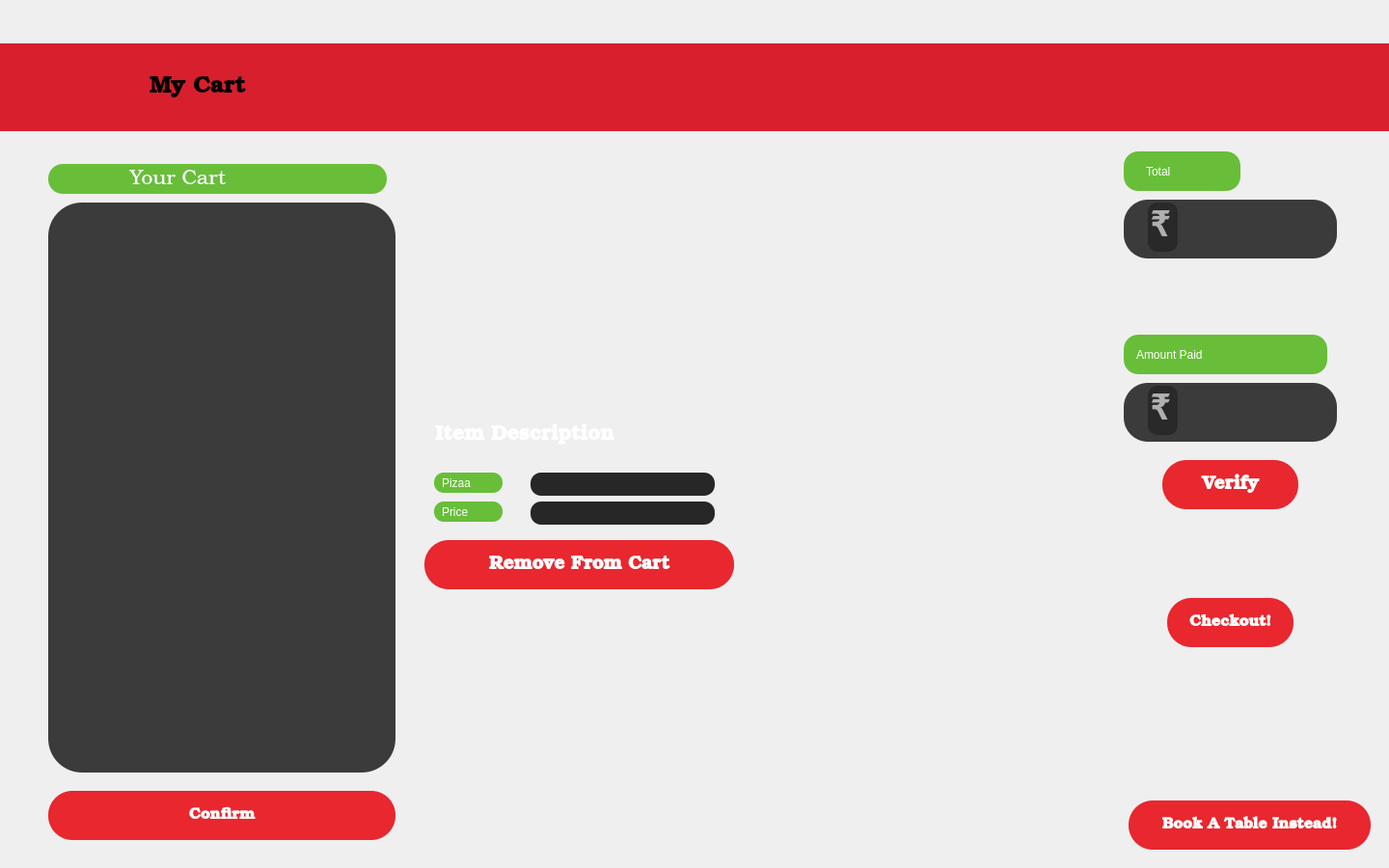
<?xml version="1.0" encoding="UTF-8"?>
<ui version="4.0">
 <class>win5</class>
 <widget class="QDialog" name="win5">
  <property name="geometry">
   <rect>
    <x>0</x>
    <y>0</y>
    <width>1440</width>
    <height>900</height>
   </rect>
  </property>
  <property name="windowTitle">
   <string>Dialog</string>
  </property>
  <widget class="QPushButton" name="pushButton">
   <property name="geometry">
    <rect>
     <x>1210</x>
     <y>620</y>
     <width>131</width>
     <height>51</height>
    </rect>
   </property>
   <property name="font">
    <font>
     <family>Bookman Old Style</family>
     <pointsize>12</pointsize>
     <weight>75</weight>
     <bold>true</bold>
    </font>
   </property>
   <property name="styleSheet">
    <string notr="true">QPushButton
{
  color: white;
  
	
	background-color: rgb(232, 39, 47);
  border-width: 10px;
  border-radius: 25px;
}
QPushButton:disabled {
    background-color:rgb(63, 15, 16);
}</string>
   </property>
   <property name="text">
    <string>Checkout!</string>
   </property>
  </widget>
  <widget class="QTableView" name="tableView">
   <property name="geometry">
    <rect>
     <x>50</x>
     <y>210</y>
     <width>360</width>
     <height>591</height>
    </rect>
   </property>
   <property name="styleSheet">
    <string notr="true">background-color: rgb(39, 39, 39,90%);
color: rgb(176, 176, 176);
border-radius:35px;
</string>
   </property>
  </widget>
  <widget class="QLabel" name="label_2">
   <property name="geometry">
    <rect>
     <x>0</x>
     <y>45</y>
     <width>1440</width>
     <height>91</height>
    </rect>
   </property>
   <property name="font">
    <font>
     <family>Bookman Old Style</family>
     <pointsize>18</pointsize>
     <weight>75</weight>
     <bold>true</bold>
    </font>
   </property>
   <property name="styleSheet">
    <string notr="true">QLabel{
background: rgb(216, 31, 45)
}</string>
   </property>
   <property name="text">
    <string>                   My Cart</string>
   </property>
   <property name="scaledContents">
    <bool>true</bool>
   </property>
   <property name="wordWrap">
    <bool>true</bool>
   </property>
   <property name="indent">
    <number>0</number>
   </property>
  </widget>
  <widget class="QLabel" name="label_4">
   <property name="geometry">
    <rect>
     <x>50</x>
     <y>50</y>
     <width>110</width>
     <height>80</height>
    </rect>
   </property>
   <property name="text">
    <string/>
   </property>
   <property name="pixmap">
    <pixmap resource="images.qrc">:/new/prefix1/New folder/Screenshot 2021-07-07 202453.png</pixmap>
   </property>
   <property name="scaledContents">
    <bool>true</bool>
   </property>
  </widget>
  <widget class="QLabel" name="label">
   <property name="geometry">
    <rect>
     <x>1165</x>
     <y>157</y>
     <width>121</width>
     <height>41</height>
    </rect>
   </property>
   <property name="styleSheet">
    <string notr="true">color:rgb(255, 255, 255);
background-color: rgb(104, 190, 57);

border-radius:15px;
padding-left:20px;
font: 63 16pt &quot;Bookman Old Style&quot;;</string>
   </property>
   <property name="text">
    <string>Total</string>
   </property>
  </widget>
  <widget class="QLineEdit" name="lineEdit">
   <property name="geometry">
    <rect>
     <x>1165</x>
     <y>207</y>
     <width>221</width>
     <height>61</height>
    </rect>
   </property>
   <property name="font">
    <font>
     <family>Courier New</family>
     <pointsize>28</pointsize>
     <weight>75</weight>
     <italic>false</italic>
     <bold>true</bold>
    </font>
   </property>
   <property name="styleSheet">
    <string notr="true">background-color: rgb(39, 39, 39,90%);
color: rgb(176, 176, 176);
border-radius:25px;

padding-left:59px;
</string>
   </property>
   <property name="inputMethodHints">
    <set>Qt::ImhDigitsOnly</set>
   </property>
   <property name="text">
    <string/>
   </property>
   <property name="readOnly">
    <bool>true</bool>
   </property>
  </widget>
  <widget class="QLabel" name="label_5">
   <property name="geometry">
    <rect>
     <x>50</x>
     <y>170</y>
     <width>351</width>
     <height>31</height>
    </rect>
   </property>
   <property name="font">
    <font>
     <family>Bookman Old Style</family>
     <pointsize>16</pointsize>
     <weight>7</weight>
     <italic>false</italic>
     <bold>false</bold>
    </font>
   </property>
   <property name="styleSheet">
    <string notr="true">color:rgb(255, 255, 255);
background-color: rgb(104, 190, 57);

border-radius:15px;
padding-left:5px;
font: 63 16pt &quot;Bookman Old Style&quot;;</string>
   </property>
   <property name="text">
    <string>           Your Cart</string>
   </property>
  </widget>
  <widget class="QLineEdit" name="lineEdit_2">
   <property name="geometry">
    <rect>
     <x>1165</x>
     <y>397</y>
     <width>221</width>
     <height>61</height>
    </rect>
   </property>
   <property name="font">
    <font>
     <family>Courier New</family>
     <pointsize>28</pointsize>
     <weight>75</weight>
     <italic>false</italic>
     <bold>true</bold>
    </font>
   </property>
   <property name="styleSheet">
    <string notr="true">background-color: rgb(39, 39, 39,90%);
color: rgb(176, 176, 176);
border-radius:25px;

padding-left:59px;
</string>
   </property>
   <property name="inputMethodHints">
    <set>Qt::ImhDigitsOnly</set>
   </property>
   <property name="text">
    <string/>
   </property>
   <property name="readOnly">
    <bool>false</bool>
   </property>
  </widget>
  <widget class="QLabel" name="label_3">
   <property name="geometry">
    <rect>
     <x>1165</x>
     <y>347</y>
     <width>211</width>
     <height>41</height>
    </rect>
   </property>
   <property name="styleSheet">
    <string notr="true">color:rgb(255, 255, 255);
background-color: rgb(104, 190, 57);

border-radius:15px;
padding-left:10px;
font: 63 16pt &quot;Bookman Old Style&quot;;</string>
   </property>
   <property name="text">
    <string>Amount Paid</string>
   </property>
  </widget>
  <widget class="QLabel" name="label_6">
   <property name="geometry">
    <rect>
     <x>0</x>
     <y>0</y>
     <width>1440</width>
     <height>900</height>
    </rect>
   </property>
   <property name="text">
    <string/>
   </property>
   <property name="pixmap">
    <pixmap resource="images.qrc">:/new/prefix1/New folder/pexels-pixabay-326279.jpg</pixmap>
   </property>
   <property name="scaledContents">
    <bool>true</bool>
   </property>
  </widget>
  <widget class="QPushButton" name="pushButton_2">
   <property name="geometry">
    <rect>
     <x>50</x>
     <y>820</y>
     <width>360</width>
     <height>51</height>
    </rect>
   </property>
   <property name="font">
    <font>
     <family>Bookman Old Style</family>
     <pointsize>12</pointsize>
     <weight>75</weight>
     <bold>true</bold>
    </font>
   </property>
   <property name="styleSheet">
    <string notr="true">QPushButton
{
  color: white;
  
	
	background-color: rgb(232, 39, 47);
  border-width: 10px;
  border-radius: 25px;
}
</string>
   </property>
   <property name="text">
    <string>Confirm</string>
   </property>
  </widget>
  <widget class="QPushButton" name="pushButton_3">
   <property name="geometry">
    <rect>
     <x>1205</x>
     <y>477</y>
     <width>141</width>
     <height>51</height>
    </rect>
   </property>
   <property name="font">
    <font>
     <family>Bookman Old Style</family>
     <pointsize>14</pointsize>
     <weight>75</weight>
     <bold>true</bold>
    </font>
   </property>
   <property name="styleSheet">
    <string notr="true">QPushButton
{
  color: white;
  
	
	background-color: rgb(232, 39, 47);
  border-width: 10px;
  border-radius: 25px;
}</string>
   </property>
   <property name="text">
    <string>Verify</string>
   </property>
  </widget>
  <widget class="QLineEdit" name="lineEdit_3">
   <property name="geometry">
    <rect>
     <x>1190</x>
     <y>400</y>
     <width>31</width>
     <height>51</height>
    </rect>
   </property>
   <property name="font">
    <font>
     <family>Courier New</family>
     <pointsize>28</pointsize>
     <weight>75</weight>
     <italic>false</italic>
     <bold>true</bold>
    </font>
   </property>
   <property name="styleSheet">
    <string notr="true">background-color: rgb(39, 39, 39,90%);
color: rgb(176, 176, 176);
border-radius:10px;

</string>
   </property>
   <property name="inputMethodHints">
    <set>Qt::ImhDigitsOnly</set>
   </property>
   <property name="text">
    <string>₹</string>
   </property>
   <property name="readOnly">
    <bool>true</bool>
   </property>
  </widget>
  <widget class="QLineEdit" name="lineEdit_4">
   <property name="geometry">
    <rect>
     <x>1190</x>
     <y>210</y>
     <width>31</width>
     <height>51</height>
    </rect>
   </property>
   <property name="font">
    <font>
     <family>Courier New</family>
     <pointsize>28</pointsize>
     <weight>75</weight>
     <italic>false</italic>
     <bold>true</bold>
    </font>
   </property>
   <property name="styleSheet">
    <string notr="true">background-color: rgb(39, 39, 39,90%);
color: rgb(176, 176, 176);
border-radius:10px;

</string>
   </property>
   <property name="inputMethodHints">
    <set>Qt::ImhDigitsOnly</set>
   </property>
   <property name="text">
    <string>₹</string>
   </property>
   <property name="readOnly">
    <bool>true</bool>
   </property>
  </widget>
  <widget class="QPushButton" name="pushButton_4">
   <property name="geometry">
    <rect>
     <x>0</x>
     <y>50</y>
     <width>51</width>
     <height>81</height>
    </rect>
   </property>
   <property name="styleSheet">
    <string notr="true">QPushButton
{
  color: white;
  
	
	
	background-color: rgb(216, 31, 45);
  border-width: 10px;
  border-radius: 25px;
}</string>
   </property>
   <property name="text">
    <string/>
   </property>
   <property name="icon">
    <iconset resource="images.qrc">
     <normaloff>:/new/prefix1/New folder/backmenu.png</normaloff>:/new/prefix1/New folder/backmenu.png</iconset>
   </property>
   <property name="iconSize">
    <size>
     <width>30</width>
     <height>30</height>
    </size>
   </property>
  </widget>
  <widget class="QPushButton" name="pushButton_5">
   <property name="geometry">
    <rect>
     <x>1170</x>
     <y>830</y>
     <width>251</width>
     <height>51</height>
    </rect>
   </property>
   <property name="font">
    <font>
     <family>Bookman Old Style</family>
     <pointsize>12</pointsize>
     <weight>75</weight>
     <bold>true</bold>
    </font>
   </property>
   <property name="styleSheet">
    <string notr="true">QPushButton
{
  color: white;
  
	
	background-color: rgb(232, 39, 47);
  border-width: 10px;
  border-radius: 25px;
}
QPushButton:disabled {
    background-color:rgb(63, 15, 16);
}</string>
   </property>
   <property name="text">
    <string>Book A Table Instead!</string>
   </property>
  </widget>
  <widget class="QLabel" name="label_7">
   <property name="geometry">
    <rect>
     <x>450</x>
     <y>490</y>
     <width>71</width>
     <height>21</height>
    </rect>
   </property>
   <property name="styleSheet">
    <string notr="true">color:rgb(255, 255, 255);
background-color: rgb(104, 190, 57);
border-radius:10px;
padding-left:5px;
font: 25 10pt &quot;Bookman Old Style&quot;;</string>
   </property>
   <property name="text">
    <string>Pizaa</string>
   </property>
  </widget>
  <widget class="QLineEdit" name="lineEdit_6">
   <property name="geometry">
    <rect>
     <x>550</x>
     <y>490</y>
     <width>191</width>
     <height>24</height>
    </rect>
   </property>
   <property name="styleSheet">
    <string notr="true">border : 2px solidrgb(99, 99, 99);
 
  border-radius: 11px;
color: #FFF;
padding-left:12px;
padding-right:5px;
background-color: rgb(39, 39, 39);</string>
   </property>
   <property name="readOnly">
    <bool>true</bool>
   </property>
  </widget>
  <widget class="QLabel" name="label_10">
   <property name="geometry">
    <rect>
     <x>450</x>
     <y>520</y>
     <width>71</width>
     <height>21</height>
    </rect>
   </property>
   <property name="styleSheet">
    <string notr="true">color:rgb(255, 255, 255);
background-color: rgb(104, 190, 57);
border-radius:10px;
padding-left:5px;
font: 25 10pt &quot;Bookman Old Style&quot;;</string>
   </property>
   <property name="text">
    <string>Price</string>
   </property>
  </widget>
  <widget class="QLineEdit" name="lineEdit_7">
   <property name="geometry">
    <rect>
     <x>550</x>
     <y>520</y>
     <width>191</width>
     <height>24</height>
    </rect>
   </property>
   <property name="styleSheet">
    <string notr="true">border : 2px solidrgb(99, 99, 99);
 
  border-radius: 11px;
color: #FFF;
padding-left:12px;
padding-right:5px;
background-color: rgb(39, 39, 39);</string>
   </property>
   <property name="inputMethodHints">
    <set>Qt::ImhNone</set>
   </property>
   <property name="readOnly">
    <bool>true</bool>
   </property>
  </widget>
  <widget class="QPushButton" name="pushButton_6">
   <property name="geometry">
    <rect>
     <x>440</x>
     <y>560</y>
     <width>321</width>
     <height>51</height>
    </rect>
   </property>
   <property name="font">
    <font>
     <family>Bookman Old Style</family>
     <pointsize>14</pointsize>
     <weight>75</weight>
     <bold>true</bold>
    </font>
   </property>
   <property name="styleSheet">
    <string notr="true">QPushButton
{
  color: white;
  
	
	background-color: rgb(232, 39, 47);
  border-width: 10px;
  border-radius: 25px;
}</string>
   </property>
   <property name="text">
    <string>Remove From Cart</string>
   </property>
  </widget>
  <widget class="QLabel" name="label_8">
   <property name="geometry">
    <rect>
     <x>440</x>
     <y>430</y>
     <width>261</width>
     <height>41</height>
    </rect>
   </property>
   <property name="font">
    <font>
     <family>Bookman Old Style</family>
     <pointsize>16</pointsize>
     <weight>75</weight>
     <bold>true</bold>
    </font>
   </property>
   <property name="styleSheet">
    <string notr="true">color: rgb(255, 255, 255);
padding-left:5px;</string>
   </property>
   <property name="text">
    <string>Item Description</string>
   </property>
  </widget>
  <zorder>label_6</zorder>
  <zorder>pushButton</zorder>
  <zorder>tableView</zorder>
  <zorder>label_2</zorder>
  <zorder>label_4</zorder>
  <zorder>label</zorder>
  <zorder>lineEdit</zorder>
  <zorder>label_5</zorder>
  <zorder>lineEdit_2</zorder>
  <zorder>label_3</zorder>
  <zorder>pushButton_2</zorder>
  <zorder>pushButton_3</zorder>
  <zorder>lineEdit_3</zorder>
  <zorder>lineEdit_4</zorder>
  <zorder>pushButton_4</zorder>
  <zorder>pushButton_5</zorder>
  <zorder>label_7</zorder>
  <zorder>lineEdit_6</zorder>
  <zorder>label_10</zorder>
  <zorder>lineEdit_7</zorder>
  <zorder>pushButton_6</zorder>
  <zorder>label_8</zorder>
 </widget>
 <resources>
  <include location="images.qrc"/>
 </resources>
 <connections/>
</ui>
